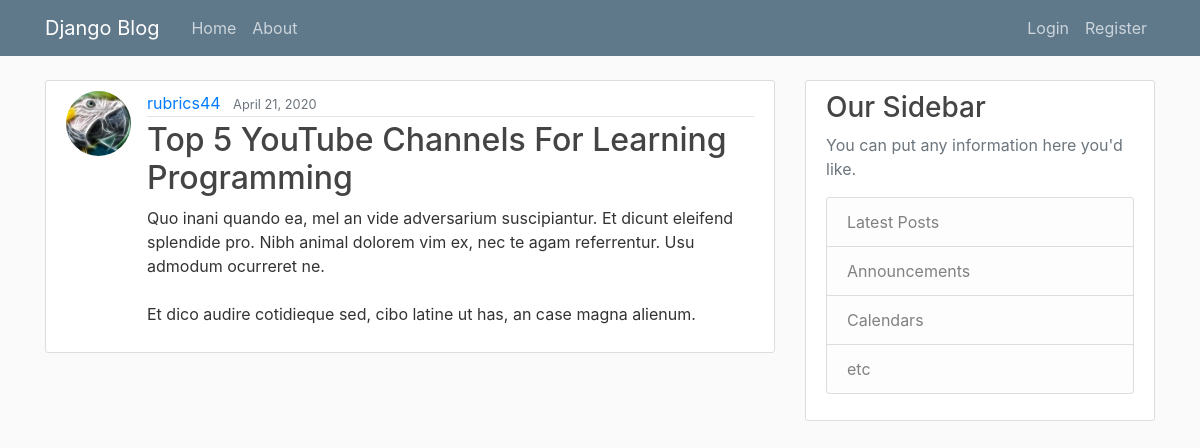
Page /post/51/ on the committed database.
### blog/models.py (models this page shows, shortened)
class Post(models.Model):
    title = models.CharField(max_length = 100)
    content = models.TextField()
    date_posted = models.DateTimeField(default = timezone.now)
    author = models.ForeignKey(User, on_delete = models.CASCADE)

### users/models.py (models this page shows, shortened)
class Profile(models.Model):
    user = models.OneToOneField(User, on_delete = models.CASCADE)
    image = models.ImageField(default = 'default.jpg', upload_to = 'profile_pics')

### blog/views.py (the view)
# urls.py: path('post/<int:pk>/', PostDetailView.as_view(), name = 'post-detail'),
class PostDetailView(DetailView):
    model = Post
    template_name = 'blog/post.html'
    context_object_name = 'post'

### blog/templates/blog/post.html (shortened to what this page needs)
{% extends "blog/base.html" %}
{% block content %}
  <article class="media content-section">
    <img class="rounded-circle article-img" src="{{ post.author.profile.image.url }}">
    <div class="media-body">
      <div class="article-metadata">
        <a class="mr-2" href="{% url 'user-posts' object.author.username %}">{{ post.author }}</a>
        <small class="text-muted">{{ post.date_posted | date:"F d, Y" }}</small>
      </div>
      <h2 class="article-title">{{ post.title }}</h2>
      <p class="article-content">{{ post.content }}</p>
    </div>
  </article>
{% endblock content %}

### blog/static/blog/main.css (style rules this page uses)
body { background: #fafafa; color: #333333; margin-top: 5rem; }
h1, h2, h3, h4, h5, h6 { color: #444444; }
.content-section { background: #ffffff; padding: 10px 20px; border: 1px solid #dddddd; border-radius: 3px; margin-bottom: 20px; }
.article-title { color: #444444; }
.article-content { white-space: pre-line; }
.article-img { height: 65px; width: 65px; margin-right: 16px; }
.article-metadata { padding-bottom: 1px; margin-bottom: 4px; border-bottom: 1px solid #e3e3e3 }

### rows in the picture
Post: author.profile.image (picture), author "rubrics44", date_posted "April 21, 2020", title "Top 5 YouTube Channels For Learning Programming", content "Quo inani quando ea, mel an vide adversarium suscipiantur. Et dicunt eleifend splendide pro. Nibh animal dolorem vim ex, nec te agam referrentur. Usu admodum ocurreret ne. Et dico audire cotidieque sed, cibo latine ut has, an case magna alienum."
